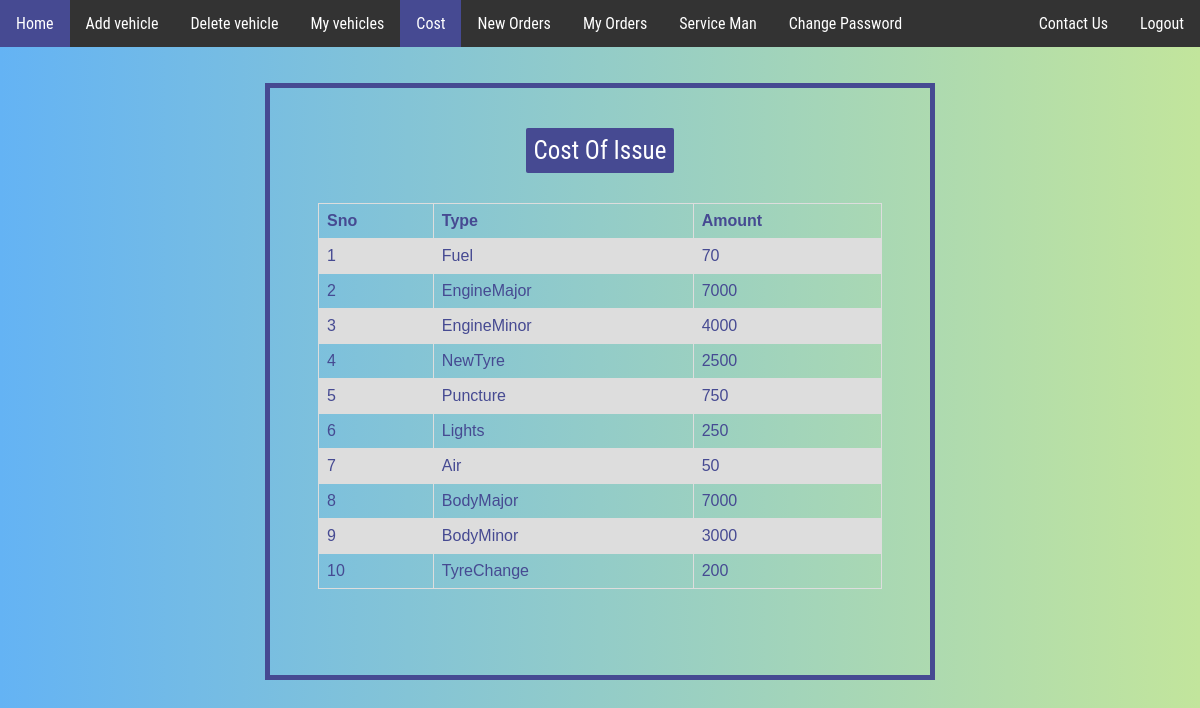
Page /cost.php (signed in) on the committed database.
### tables this page shows
CREATE TABLE `amount` (
  `id` int(11) NOT NULL,
  `type` varchar(11) NOT NULL,
  `amount` double NOT NULL
);

### cost.php (the view, shortened to what this page needs)
<!DOCTYPE html>
<?php
include('server.php');
?>
<html>
<head>
<link rel="stylesheet" type="text/css" href="style.css">
</head><body>
<ul class="topnav">
  <li><a href="index.php">Home</a></li>
  <li><a href="add.php">Add vehicle</a></li>
  <li><a href="delete.php">Delete vehicle</a></li>
  <li><a href="vehicle.php">My vehicles</a></li>
  <li><a class="active" href="cost.php">Cost</a></li>
  <li><a href="neworder.php">New Orders</a></li>
  <li><a href="myorder.php">My Orders</a></li>
  <li><a href="serviceman.php">Service Man</a></li>
  <li><a href="chpass.php">Change Password</a></li>
  <li class="right"><a href="index.php?logout='1'">Logout</a></li>
   <li class="right"><a href="#contact">Contact Us</a></li>
</ul>
<div class='form'>
 <form action="#" method='post'>
<center><span class="head">Cost Of Issue</span></center><br></br>
  <table>
  <tr>
    <th>Sno</th>
    <th>Type</th>
    <th>Amount</th>
  </tr>
             <?php
            $list=mysqli_query($db ,"select * from `amount`");
            while($row_list=mysqli_fetch_assoc($list)){
                   echo " <tr><td>".$row_list['id']."</td><td>".$row_list['type']."</td><td>".$row_list['amount']."</td></tr>";
                }
                ?>
				 </table>
             <br></br>
  </form>
  </div>
</body>
</html>

### style.css (style rules this page uses)
body { margin: 0; background: #c2e59c; background: -webkit-linear-gradient(to left, #c2e59c , #64b3f4); background: linear-gradient(to left, #c2e59c , #64b3f4); color: #666; font-family: 'Roboto Condensed', sans-serif; }
ul.topnav { list-style-type: none; margin: 0; padding: 0; overflow: hidden; background-color: #333; }
ul.topnav li { float: left; }
ul.topnav li a { display: block; color: white; text-align: center; padding: 14px 16px; text-decoration: none; }
ul.topnav li a.active { background-color: #464a92; }
ul.topnav li.right { float: right; }

### cost.php (style rules this page uses)
.head { position:relative; text-decoration:none; padding:8px; font-size:25px; color: white; background:#464a92; border: none; border-radius:2px; }
form { margin:0 auto; width:50%; height:40%; padding:48px; border:5px solid #464a92; }
table { font-family: arial, sans-serif; border-collapse: collapse; width: 100%; color:#464a92; }
td, th { border: 1px solid #dddddd; text-align: left; padding: 8px; }
tr:nth-child(even) { background-color: #dddddd; }
.form { padding:3%; }

### rows in the picture
amount: id "1", type "Fuel", amount "70"
amount: id "2", type "EngineMajor", amount "7000"
amount: id "3", type "EngineMinor", amount "4000"
amount: id "4", type "NewTyre", amount "2500"
amount: id "5", type "Puncture", amount "750"
amount: id "6", type "Lights", amount "250"
amount: id "7", type "Air", amount "50"
amount: id "8", type "BodyMajor", amount "7000"
amount: id "9", type "BodyMinor", amount "3000"
amount: id "10", type "TyreChange", amount "200"
